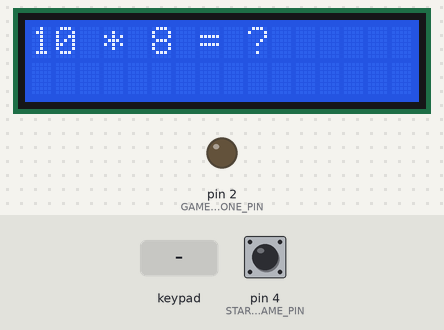
The sketch below on a simulated Arduino Uno, built with avr-gcc and run on an emulated ATmega328P. On the bench: 16×2 character LCD, output pins drawn as LEDs (lit = HIGH). Inputs (shaded band) come from the test bench; at power-on: pin 4 (START_GAME_PIN) HIGH. Random numbers use the default seed unless the sketch sets one; what the sketch prints to the serial monitor is not drawn.

Above: at 1.2 s.
1.3 s: keypad keys 9 8 7 6 # pressed 0.4 s apart
At 3.7 s:
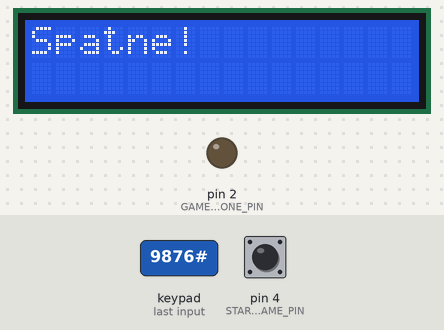
4.8 s: key '*' pressed
At 6.4 s:
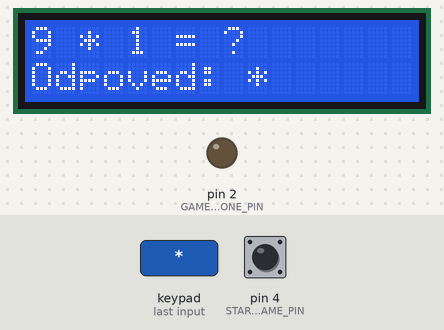
7.4 s: keypad keys 9 8 7 6 * pressed 0.4 s apart
At 10.4 s:
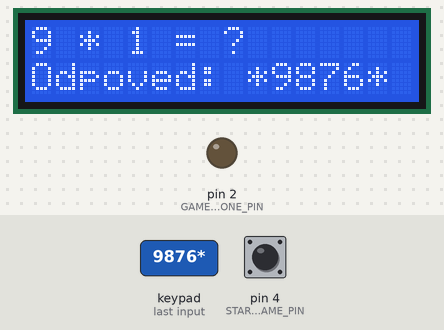
10.9 s: key '*' pressed
At 11.9 s:
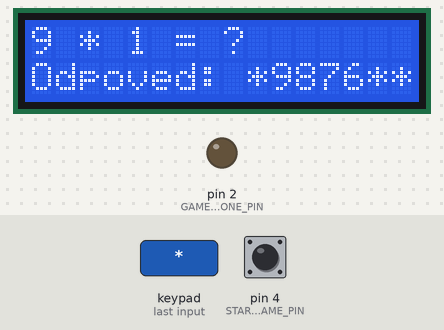
12.4 s: key '#' pressed
At 16.1 s:
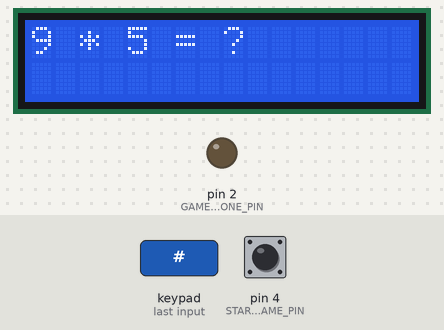
Timing chart, 0 to 16.4 s (numbered marks = the images above; inputs shaded):
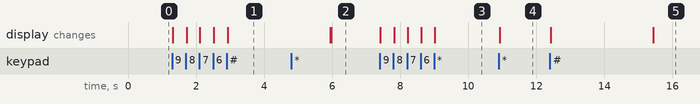

The sketch:

kod_mat.ino
```cpp
#include <Wire.h>
#include <LiquidCrystal_I2C.h>
#include <Keypad.h>

// Inicializace LCD
LiquidCrystal_I2C lcd(0x27, 16, 2);

const byte ROWS = 4; // Počet řádků klávesnice
const byte COLS = 3; // Počet sloupců klávesnice

// Mapa klávesnice
char keys[ROWS][COLS] = {
  { '1', '2', '3' },
  { '4', '5', '6' },
  { '7', '8', '9' },
  { '*', '0', '#' }
};

// Piny pro řádky a sloupce
byte rowPins[ROWS] = { 9, 8, 7, 6 };
byte colPins[COLS] = { 12, 11, 10 };

// Inicializace klávesnice
Keypad kpd = Keypad(makeKeymap(keys), rowPins, colPins, ROWS, COLS);

// Proměnné pro hru
String userInput = "";
int correctAnswer = 0;
String mathProblem = "";
int correctCount = 0;

// Definice pinů
#define START_GAME_PIN 4 // Pin pro spuštění hry (ESP -> Arduino)
#define GAME_DONE_PIN 2  // Pin pro signalizaci dokončení hry (Arduino -> ESP)

void setup() {
  Serial.begin(9600);

  // Inicializace LCD
  lcd.init();
  lcd.backlight();

  // Nastavení pinů
  pinMode(START_GAME_PIN, INPUT);
  pinMode(GAME_DONE_PIN, OUTPUT);
  digitalWrite(GAME_DONE_PIN, LOW); // Relé na začátku vypnuté

  // Čekání na signál od ESP
  lcd.setCursor(0, 0);
  lcd.print("Cekam na ESP...");
  Serial.println("Cekam na signal od ESP...");

  while (digitalRead(START_GAME_PIN) == LOW) {
    // Dokud ESP neposle signal, hra se nespusti
  }

  // Jakmile ESP pošle signál, hra začne
  lcd.clear();
  Serial.println("Hra zacina!");
  generateNewProblem();
}

void loop() {
  // Pokud je dosaženo 4 správných odpovědí, hra končí
  if (correctCount >= 4) {
    // Hra dokončena
    lcd.clear();
    lcd.setCursor(0, 0);
    lcd.print("VYBORNE!");
    Serial.println("Hra byla dokoncena.");

    // Pošleme signál zpět na ESP (1 sekunda)
    digitalWrite(GAME_DONE_PIN, HIGH);
    delay(1000);
    digitalWrite(GAME_DONE_PIN, LOW);

    // Hra končí - zůstane viset na této obrazovce
    lcd.clear();
    lcd.setCursor(0, 0);
    lcd.print("Hotovo :)");

    // Neprovádí žádnou další akci - čeká na restart
    while (true) {
      // Hra je vypnutá, čeká na restart
    }
  }

  char key = kpd.getKey();

  if (key) {
    userInput += key;
    Serial.println(userInput);

    lcd.setCursor(0, 1);
    lcd.print("Odpoved: ");
    lcd.print(userInput);

    if (key == '#') {
      int answer = userInput.toInt();

      lcd.clear();
      lcd.setCursor(0, 0);

      if (answer == correctAnswer) {
        lcd.print("Spravne!");
        correctCount++;
      } else {
        lcd.print("Spatne!");
      }

      delay(3000);

      if (correctCount < 4) {
        generateNewProblem();
      }

      userInput = "";
    }
  }
}

void generateNewProblem() {
  int num1 = random(1, 11);
  int num2 = random(1, 11);

  if (num1 < num2) {
    int temp = num1;
    num1 = num2;
    num2 = temp;
  }

  int operatorType = random(1, 4);

  if (operatorType == 1) {
    mathProblem = String(num1) + " + " + String(num2) + " = ?";
    correctAnswer = num1 + num2;
  } else if (operatorType == 2) {
    mathProblem = String(num1) + " - " + String(num2) + " = ?";
    correctAnswer = num1 - num2;
  } else if (operatorType == 3) {
    mathProblem = String(num1) + " * " + String(num2) + " = ?";
    correctAnswer = num1 * num2;
  }

  lcd.clear();
  lcd.setCursor(0, 0);
  lcd.print(mathProblem);
}
```

Measured:
- after the input at 1.3 s, the display: first changes at once (image 1 shows a later state)
- after the input at 7.4 s, the display: first changes at once (image 3 shows a later state)
- after the input at 10.9 s, the display: changes at once (image 4)
- after the input at 12.4 s, the display: first changes at once (image 5 shows a later state)
